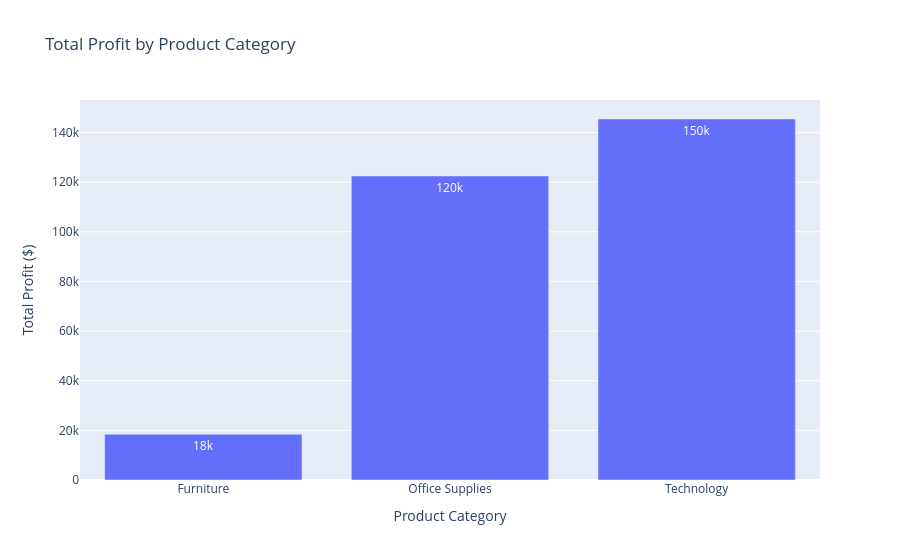

The notebook cell this image was saved under:
### Code cell
fig = px.bar(
    profit_category,
    x="Category",
    y="Profit",
    title="Total Profit by Product Category",
    labels={
        "Category": "Product Category",
        "Profit": "Total Profit ($)"
    },
    text_auto=".2s"
)

fig.show()

### Figure 1 — Plotly figure (JSON) as saved in the notebook; plotly's stock layout.template omitted (floating-point values rounded to 4 significant figures)
{"data": [{"hovertemplate": "Product Category=%{x}<br>Total Profit ($)=%{y}<extra></extra>", "legendgroup": "", "marker": {"color": "#636efa", "pattern": {"shape": ""}}, "name": "", "orientation": "v", "showlegend": false, "textposition": "auto", "texttemplate": "%{y:.2s}", "type": "bar", "x": ["Furniture", "Office Supplies", "Technology"], "xaxis": "x", "y": [18450.0, 122500.0, 145500.0], "yaxis": "y"}], "layout": {"barmode": "relative", "legend": {"tracegroupgap": 0}, "title": {"text": "Total Profit by Product Category"}, "xaxis": {"anchor": "y", "domain": [0, 1], "title": {"text": "Product Category"}}, "yaxis": {"anchor": "x", "domain": [0, 1], "title": {"text": "Total Profit ($)"}}}}
